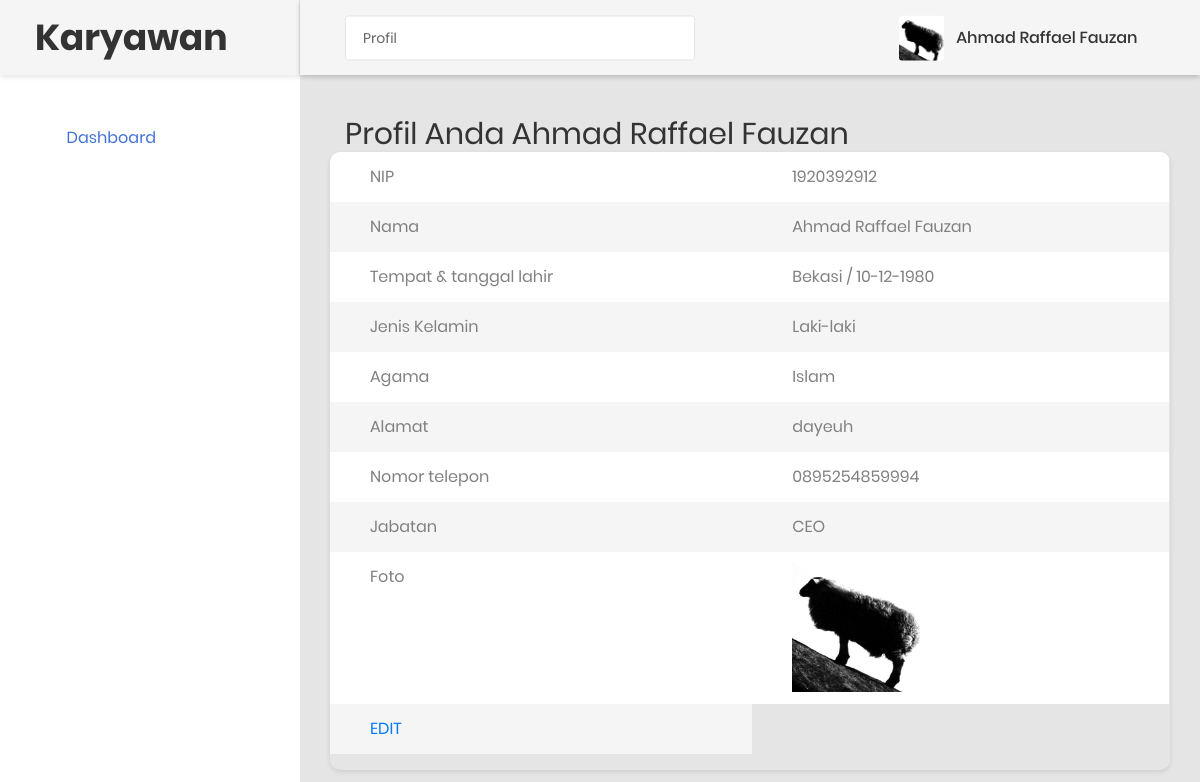
Page /karyawan/index.php?m=karyawan&s=profil (signed in) on the committed database.
### tables this page shows
CREATE TABLE `tb_karyawan` (
  `id_karyawan` int(11) NOT NULL,
  `username` varchar(50) NOT NULL,
  `password` varchar(50) NOT NULL,
  `nama` varchar(255) NOT NULL,
  `tmp_tgl_lahir` varchar(255) NOT NULL,
  `jenkel` varchar(255) NOT NULL,
  `agama` varchar(255) NOT NULL,
  `alamat` text NOT NULL,
  `no_tel` varchar(18) NOT NULL,
  `jabatan` varchar(255) NOT NULL,
  `foto` varchar(50) NOT NULL
);

### karyawan/modul/karyawan/profil.php (the view, shortened to what this page needs)
<!DOCTYPE html>
<html lang="en">
<head>
    <link href="css/font-face.css" rel="stylesheet" media="all">
    <link href="vendor/font-awesome-4.7/css/font-awesome.min.css" rel="stylesheet" media="all">
    <link href="vendor/font-awesome-5/css/fontawesome-all.min.css" rel="stylesheet" media="all">
    <link href="vendor/mdi-font/css/material-design-iconic-font.min.css" rel="stylesheet" media="all">
    <link href="vendor/bootstrap-4.1/bootstrap.min.css" rel="stylesheet" media="all">
    <link href="vendor/animsition/animsition.min.css" rel="stylesheet" media="all">
    <link href="vendor/bootstrap-progressbar/bootstrap-progressbar-3.3.4.min.css" rel="stylesheet" media="all">
    <link href="vendor/wow/animate.css" rel="stylesheet" media="all">
    <link href="vendor/css-hamburgers/hamburgers.min.css" rel="stylesheet" media="all">
    <link href="vendor/slick/slick.css" rel="stylesheet" media="all">
    <link href="vendor/select2/select2.min.css" rel="stylesheet" media="all">
    <link href="vendor/perfect-scrollbar/perfect-scrollbar.css" rel="stylesheet" media="all">
    <link href="css/theme.css" rel="stylesheet" media="all">
</head>
<body class="animsition" >
    <div class="page-wrapper">
        <aside class="menu-sidebar d-none d-lg-block">
            <div class="logo">
                <a href="?m=awal">
                    <h1>Karyawan</h1>
                </a>
            </div>
            <div class="menu-sidebar__content js-scrollbar1">
                <nav class="navbar-sidebar">
                    <ul class="list-unstyled navbar__list">
                        <li class="active has-sub">
                            <a class="js-arrow" href="?m=awal">
                                <i class="fas fa-tachometer-alt"></i>Dashboard</a>
                        </li>
                    </ul>
                </nav>
            </div>
        </aside>
        <div class="page-container">
            <header class="header-desktop">
                <div class="section__content section__content--p30">
                    <div class="container-fluid">
                        <div class="header-wrap">
                            <form class="form-header" action="" method="POST">
                                <input class="au-input au-input--xl" type="text" name="search" value="Profil" readonly="" />
                            </form>
                            <div class="header-button">
                                 <?php
                                    $id = $_SESSION['idsi'];
                                    include '../koneksi.php';
                                    $sql = "SELECT * FROM tb_karyawan WHERE id_karyawan = '$id'";
                                    $query = mysqli_query($koneksi, $sql);
                                    $r = mysqli_fetch_array($query);
                                     ?>
                                <div class="account-wrap">
                                    <div class="account-item clearfix js-item-menu">
                                        <div class="image">
                                            <img src="../images/<?php echo $r['foto'];?>" class="img-circle" alt="<?php echo $r['nama'];?>" />
                                        </div>
                                        <div class="content">
                                            <a class="js-acc-btn" href="#"><?php echo $r['nama']; ?></a>
                                        </div>
                                </div>
                            </div>
                            </div>
                        </div>
                    </div>
                </div>
            </header>
            <div class="main-content">
                <div class="section__content section__content--p30">
                    <div class="container-fluid">
                        <div class="row">
                            <div class="col-md-12">
                                <div class="overview-wrap">
                                    <h2 class="title-1" style="text-align: center;">Profil anda <?php echo $_SESSION['namasi']; ?></h2>
                                </div>
                            </div>
                        </div>
                        <div class="row">
                           <div class="table-responsive table--no-card m-b-30">
                            <form action="modul/karyawan/keterangan_sv.php" method="post" enctype="multipart/form-data">
                                <div class="form-group">
                                	<?php
                                	$id = $_SESSION['idsi'];
                                	include 'koneksi.php';
                                	$sql = "SELECT * FROM tb_karyawan WHERE id_karyawan = '$id'";
                                	$query = mysqli_query($koneksi, $sql);
                                	$r = mysqli_fetch_array($query);
                                	 ?>
                                <table class="table table-borderless table-striped table-earning" >
                                        <tbody>
                                            <tr>
                                                <td>NIP</td>
                                                <td>
                                                <?php echo $r['id_karyawan'];?>
                                            </td>
                                            </tr>
                                            <tr>
                                                <td>Nama</td>
                                                <td><?php echo $r['nama'];?></td>
                                            </tr>
                                            <tr>
                                            	<td>Tempat & tanggal lahir</td>
                                            	<td><?php echo $r['tmp_tgl_lahir'];?></td>
                                            </tr>
                                            <TR>
                                            	<td>Jenis Kelamin</td>
                                            	<td><?php echo $r['jenkel'];?></td>
                                            </TR>
                                             <tr>
                                                <td>Agama</td>
                                                <td><?php echo $r['agama'];?></td>
                                            </tr>
                                           <tr>
                                              <td>Alamat</td>
                                              <td><?php echo $r['alamat'];?></td>
                                           </tr>
                                           <tr>
                                           	<td>Nomor telepon</td>
                                           	<td><?php echo $r['no_tel'];?></td>
                                           </tr>
                                           <tr>
                                           	<td>Jabatan</td>
                                           	<td><?php echo $r['jabatan'];?> </td>
                                           </tr>
                                           <tr>
                                           	<td>Foto</td>
                                           	<td><img src="../images/<?php echo $r['foto'];?>" style="width: 128px;height: 128px;"></td>
                                           </tr>
                                            <tr>
                                                <td><a href="?m=karyawan&s=edit&id_karyawan=<?php echo $id;?>">EDIT</a></td>
                                            </tr>
                                      </tbody>
                                    </table>
                                        </div>
                            </form>
                                </div>
                        </div>
                        <div class="header-desktop">
                            <div class="col-md-12">
                                <div class="copyright">
                                    <p>Copyright © 2018 Colorlib. All rights reserved. Template by <a href="https://colorlib.com">Colorlib</a>.</p>
                                </div>
                            </div>
                        </div>
                    </div>
                </div>
            </div>
        </div>
    </div>
</body>
</html>

### karyawan/index.php (shortened to what this page needs)
<?php
$modul=(isset($_GET['m']))?$_GET['m']:"awal";
$jawal="Login Karyawan || SI Karyawan";
switch($modul){
    case 'karyawan': $aktif="Karyawan"; $judul="Modul Karyawan $jawal"; include "modul/karyawan/index.php"; break;
}
?>

### karyawan/modul/karyawan/index.php (shortened to what this page needs)
<?php
$modul=(isset($_GET['s']))?$_GET['s']:"awal";
switch($modul){
	case 'profil': include 'modul/karyawan/profil.php'; break;
}
?>

### rows in the picture
tb_karyawan: foto (picture), nama "Ahmad Raffael Fauzan", id_karyawan "1920392912", tmp_tgl_lahir "Bekasi / 10-12-1980", jenkel "Laki-laki", agama "Islam", alamat "dayeuh", no_tel "0895254859994", jabatan "CEO"

### other values in the picture
$_SESSION['namasi'] "Ahmad Raffael Fauzan"
